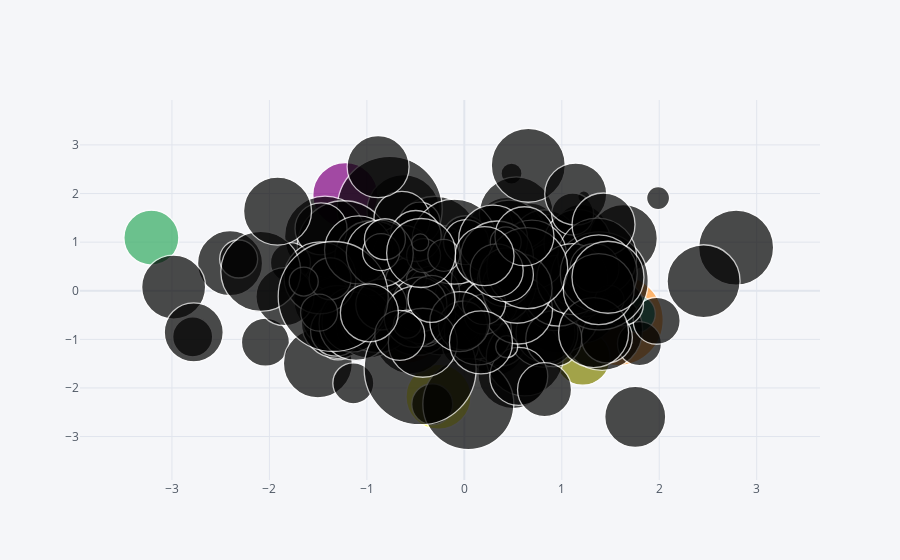

Notebook source saved alongside this figure:
### Code cell
df.iplot(kind='bubble',x='x',y='y',size='z')

### Figure 1 — Plotly figure (JSON) as saved in the notebook; plotly's stock layout.template omitted (floating-point values rounded to 4 significant figures; data arrays with more than 128 entries replaced by an {"elided": "..."} marker saying what was removed)
{"data": [{"marker": {"color": ["rgb(255, 153, 51)", "rgb(55, 128, 191)", "rgb(50, 171, 96)", "rgb(128, 0, 128)", "rgb(219, 64, 82)", "rgb(0, 128, 128)", "rgb(255, 255, 51)", "rgb(128, 128, 0)", "rgb(251, 128, 114)", "rgb(128, 177, 211)"], "line": {"width": 1.3}, "size": {"elided": "200 int values"}, "symbol": "circle"}, "mode": "markers", "text": "", "type": "scatter", "x": {"elided": "200 float values"}, "y": {"elided": "200 float values"}}], "layout": {"legend": {"bgcolor": "#F5F6F9", "font": {"color": "#4D5663"}}, "paper_bgcolor": "#F5F6F9", "plot_bgcolor": "#F5F6F9", "title": {"font": {"color": "#4D5663"}}, "xaxis": {"gridcolor": "#E1E5ED", "showgrid": true, "tickfont": {"color": "#4D5663"}, "title": {"font": {"color": "#4D5663"}, "text": ""}, "zerolinecolor": "#E1E5ED"}, "yaxis": {"gridcolor": "#E1E5ED", "showgrid": true, "tickfont": {"color": "#4D5663"}, "title": {"font": {"color": "#4D5663"}, "text": ""}, "zerolinecolor": "#E1E5ED"}}}
